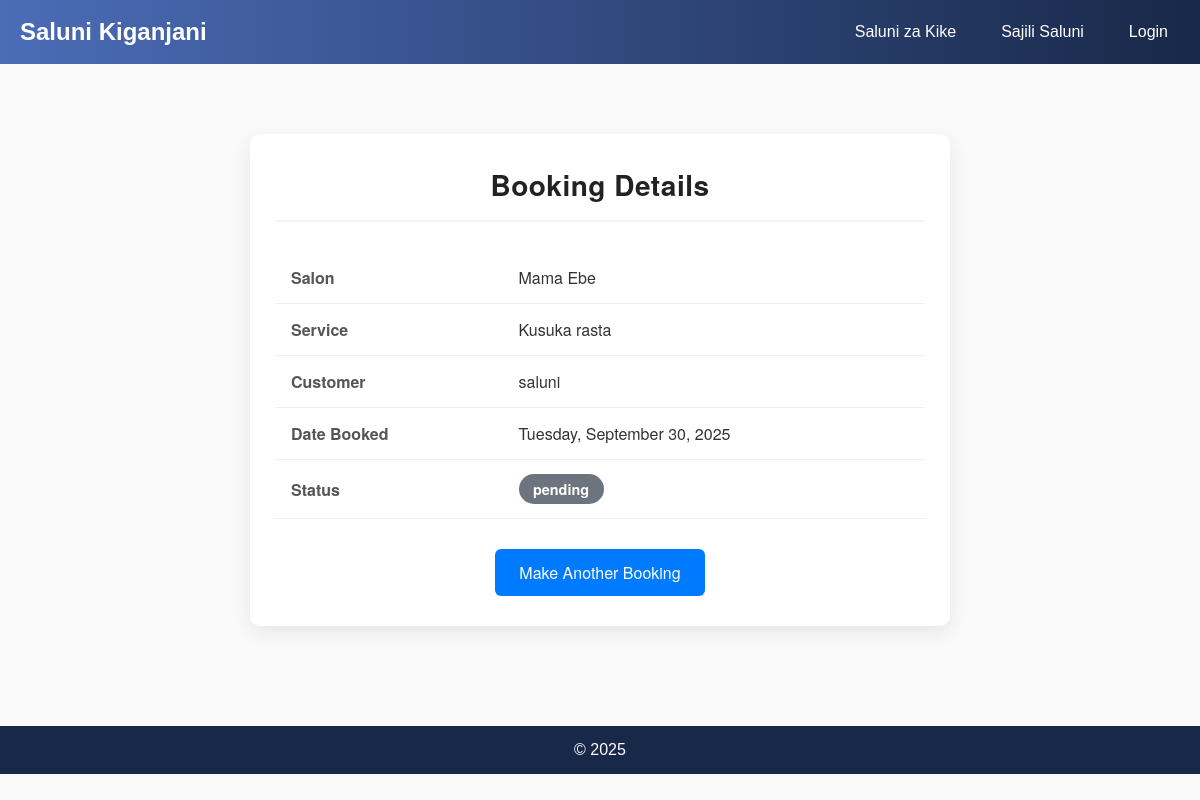
/1/, run on the app's committed database.
### saluni_kike/models.py (models this page shows, shortened)
class Booking(models.Model):
    STATUS_CHOICES = [
        ('pending', 'Pending'),
        ('confirmed', 'Confirmed'),
        ('completed', 'Completed'),
        ('cancelled', 'Cancelled'),
        ('no_show', 'No-show'),
    ]
    customer = models.ForeignKey(Customer, related_name='bookings', on_delete=models.CASCADE)
    salon = models.ForeignKey(Salon, related_name='bookings', on_delete=models.CASCADE)
    service = models.ForeignKey(Service, related_name='bookings', on_delete=models.CASCADE)
    stylist = models.ForeignKey(Stylist, related_name='bookings', on_delete=models.SET_NULL, null=True, blank=True)
    start_datetime = models.DateTimeField()
    end_datetime = models.DateTimeField()
    status = models.CharField(max_length=20, choices=STATUS_CHOICES, default='pending')
    created_at = models.DateTimeField(auto_now_add=True)
    updated_at = models.DateTimeField(auto_now=True)
    notes = models.TextField(blank=True)
    class Meta:
        indexes = [models.Index(fields=['salon', 'start_datetime']), models.Index(fields=['customer', 'start_datetime'])]
        ordering = ['-start_datetime']

class Salon(models.Model):
    name = models.CharField(max_length=200)
    description = models.TextField(blank=True)
    address = models.CharField(max_length=300)
    region = models.CharField(max_length=100)
    district = models.CharField(max_length=100)
    street = models.CharField(max_length=200)
    latitude = models.DecimalField(max_digits=9, decimal_places=6, blank=True, null=True)
    longitude = models.DecimalField(max_digits=9, decimal_places=6, blank=True, null=True)
    phone = models.CharField(validators=[PHONE_REGEX], max_length=16, blank=True, null=True)
    email = models.EmailField(blank=True, null=True)
    website = models.URLField(blank=True, null=True)
    facebook = models.URLField(blank=True, null=True)   # Facebook link
    instagram = models.URLField(blank=True, null=True)  # Instagram link
    opening_hours = models.JSONField(blank=True, null=True)
    created_at = models.DateTimeField(auto_now_add=True)
    updated_at = models.DateTimeField(auto_now=True)
    class Meta:
        ordering = ['name']

class Service(models.Model):
    salon = models.ForeignKey(Salon, related_name='services', on_delete=models.CASCADE)
    name = models.CharField(max_length=150)
    description = models.TextField(blank=True)
    price = models.DecimalField(max_digits=10, decimal_places=2, validators=[MinValueValidator(0)])
    duration_minutes = models.PositiveIntegerField(default=30)
    active = models.BooleanField(default=True)
    class Meta:
        unique_together = ('salon', 'name')
        ordering = ['salon', 'name']

class Customer(AbstractUser):
    phone = models.CharField(validators=[PHONE_REGEX], max_length=16, blank=True, null=True)
    is_phone_verified = models.BooleanField(default=False)
    profile_image = models.URLField(blank=True, null=True)

### saluni_kike/views.py (the view)
# urls.py: path('<int:booking_id>/', views.booking_detail, name='booking_detail'),
def booking_detail(request, booking_id):
    booking = get_object_or_404(Booking, id=booking_id)
    return render(request, 'saluni_kike/booking_detail.html', {'booking': booking})

### saluni_kike/templates/saluni_kike/booking_detail.html (shortened to what this page needs)
{% extends "base.html" %}
{% block content %}
<div class="booking-container">
  <h1>Booking Details</h1>
  <table class="details-table">
    <tbody>
      <tr>
        <th>Salon</th>
        <td>{{ booking.salon.name }}</td>
      </tr>
      <tr>
        <th>Service</th>
        <td>{{ booking.service.name }}</td>
      </tr>
      <tr>
        <th>Customer</th>
        <td>{{ booking.customer.get_full_name|default:booking.customer.username }}</td>
      </tr>
      <tr>
        <th>Date Booked</th>
        <td>{{ booking.created_at|date:"l, F j, Y" }}</td>
      </tr>
      <tr>
        <th>Status</th>
        <td>
          {% if booking.status == 'Confirmed' %}
            <span class="status-badge status-confirmed">{{ booking.status }}</span>
          {% elif booking.status == 'Pending' %}
            <span class="status-badge status-pending">{{ booking.status }}</span>
          {% elif booking.status == 'Cancelled' %}
            <span class="status-badge status-cancelled">{{ booking.status }}</span>
          {% else %}
            <span class="status-badge status-default">{{ booking.status }}</span>
          {% endif %}
        </td>
      </tr>
    </tbody>
  </table>
  <div class="actions">
    <a href="{% url 'create_booking' salon_id=booking.salon.id %}" class="btn-primary">Make Another Booking</a>
  </div>
</div>
{% endblock %}

### saluni_kike/templates/base.html (style rules this page uses)
* { margin:0; padding:0; box-sizing:border-box; }
body { font-family: 'Mulish', sans-serif; background:#f9f9f9; color:#333; }

### saluni_kike/templates/saluni_kike/booking_detail.html (style rules this page uses)
.booking-container { max-width: 700px; margin: 50px auto; padding: 30px 25px; background-color: #ffffff; border-radius: 10px; box-shadow: 0 6px 18px rgba(0, 0, 0, 0.08); font-family: 'Helvetica Neue', Arial, sans-serif; transition: transform 0.2s; }
.booking-container h1 { color: #222; text-align: center; margin-bottom: 30px; font-size: 28px; border-bottom: 2px solid #f4f4f4; padding-bottom: 15px; letter-spacing: 0.5px; }
.details-table { width: 100%; border-collapse: collapse; margin-bottom: 30px; }
.details-table th, .details-table td { padding: 14px 16px; text-align: left; border-bottom: 1px solid #eee; vertical-align: middle; }
.details-table th { font-weight: 600; color: #555; width: 35%; }
.status-badge { padding: 5px 14px; border-radius: 15px; font-weight: 600; font-size: 0.9em; display: inline-block; min-width: 85px; text-align: center; }
.status-default { background-color: #6c757d; color: #fff; }
.actions { text-align: center; margin-top: 25px; }
.btn-primary { display: inline-block; padding: 12px 24px; background-color: #007bff; color: #fff; font-weight: 500; text-decoration: none; border-radius: 6px; transition: all 0.3s ease; }

### data on the page
Booking: salon.name "Mama Ebe", service.name "Kusuka rasta", customer.get_full_name "saluni", created_at "Tuesday, September 30, 2025", status "pending"

### other printed values
{{ year|default:2025 }} "2025"
